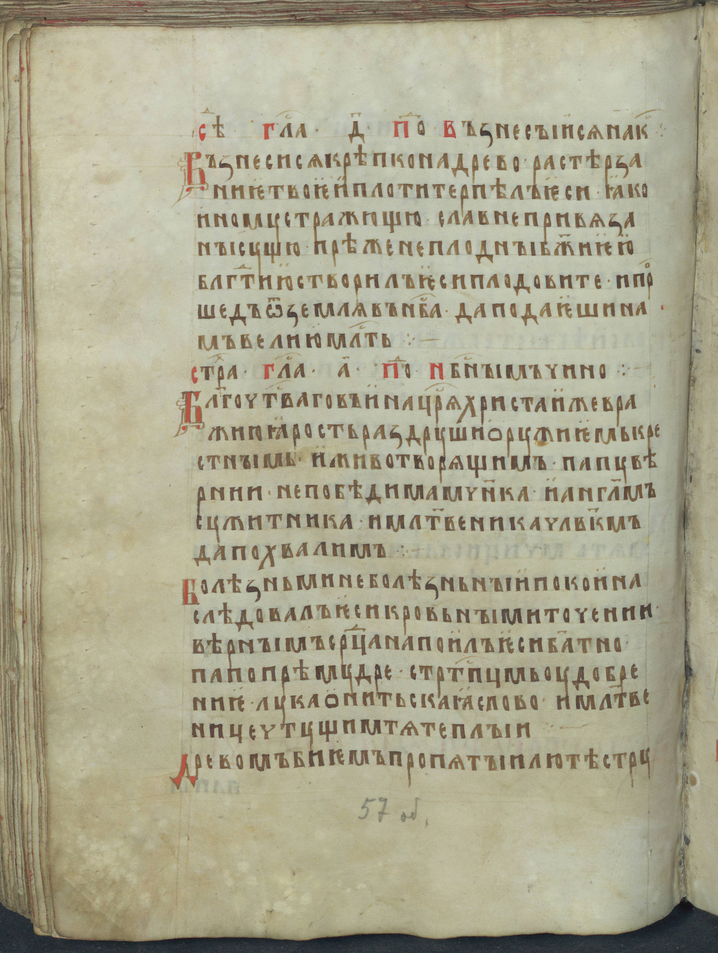
#> input picture 2sem/results/1/input/198_115.png, 718 x 953 px, shrunk from 3050 x 4050 before the run; its folder holds 4 pictures in this run
$ python main.py
#> lines starting #> are read from the running program, lines starting #| are printed output that depends on the picture
### 2sem/results/lab_2.py
import numpy as np
import os
from PIL import Image

class Binarization:
    def __init__(self, input_array, output_path):
        self.data = {}
        self.output_path = output_path
        self.load_img(input_array, True)

    def load_img(self, path, is_folder):
#> called with path = '2sem/results/1/input', is_folder = True
        if is_folder:
            for filename in os.listdir(path):
                if filename.endswith(('.png', '.bmp')):
                    image_path = os.path.join(path, filename)
                    self.data[filename] = Image.open(image_path)
        else:
            self.data[os.path.basename(path)] = Image.open(path)

    def show_img(self):
        for img in self.data:
            img.show()

    def array_toGrayScale(self):
        for name, img in self.data.items():
            np_img = np.array(img)
            gray_img = self.grayScale(np_img)
            output_image = Image.fromarray(gray_img)
            output_image.save(self.output_path+"/"+name)
#> this loop made 4 passes
#> name on passes 1 to 4: '198_115.png', '198_153.png', '198_267.png', '207_12.png'
#> pass 1, in array_toGrayScale, `gray_img = self.grayScale(np_img)`:
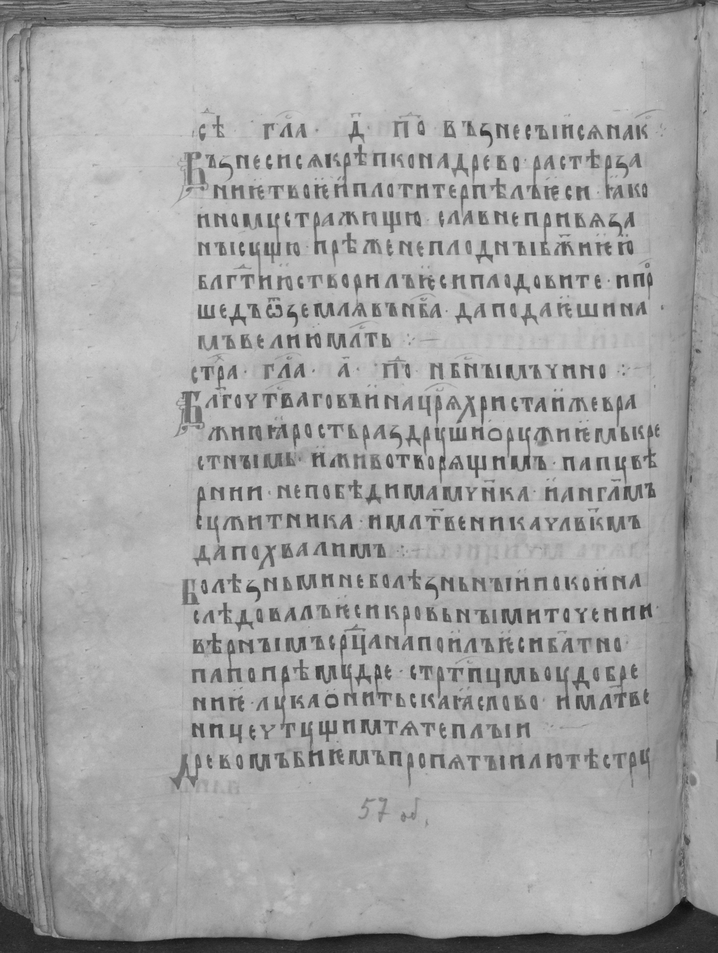
#> gray_img: shape (953, 718); min 14, max 213, mean 164.5
#> pass 2, in array_toGrayScale, `gray_img = self.grayScale(np_img)`:
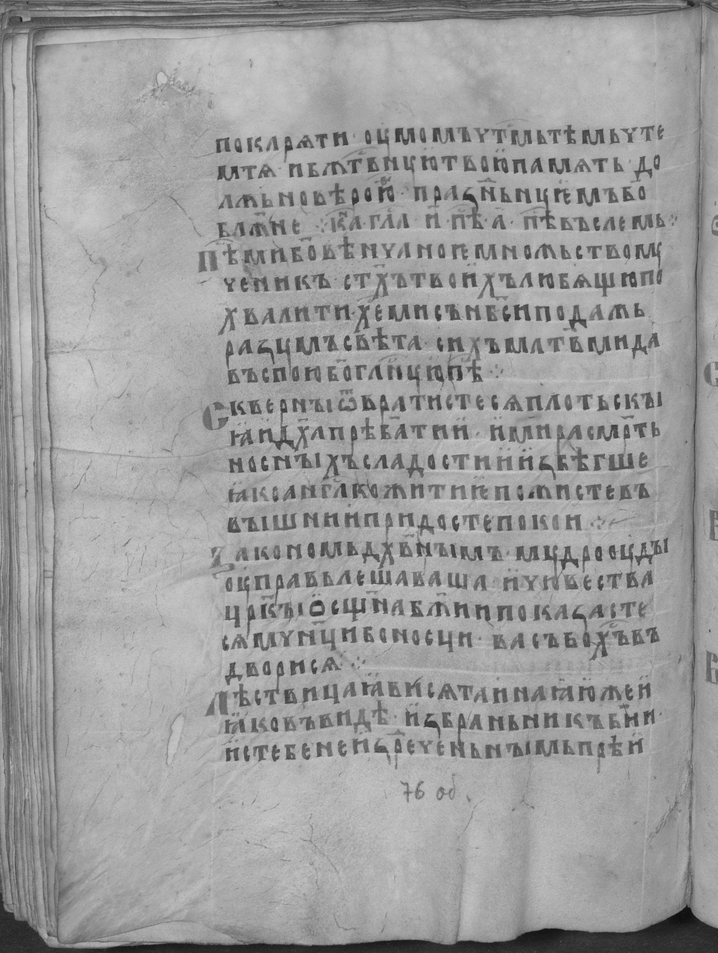
#> gray_img: shape (953, 718); min 13, max 208, mean 156.6
#> pass 3, in array_toGrayScale, `gray_img = self.grayScale(np_img)`:
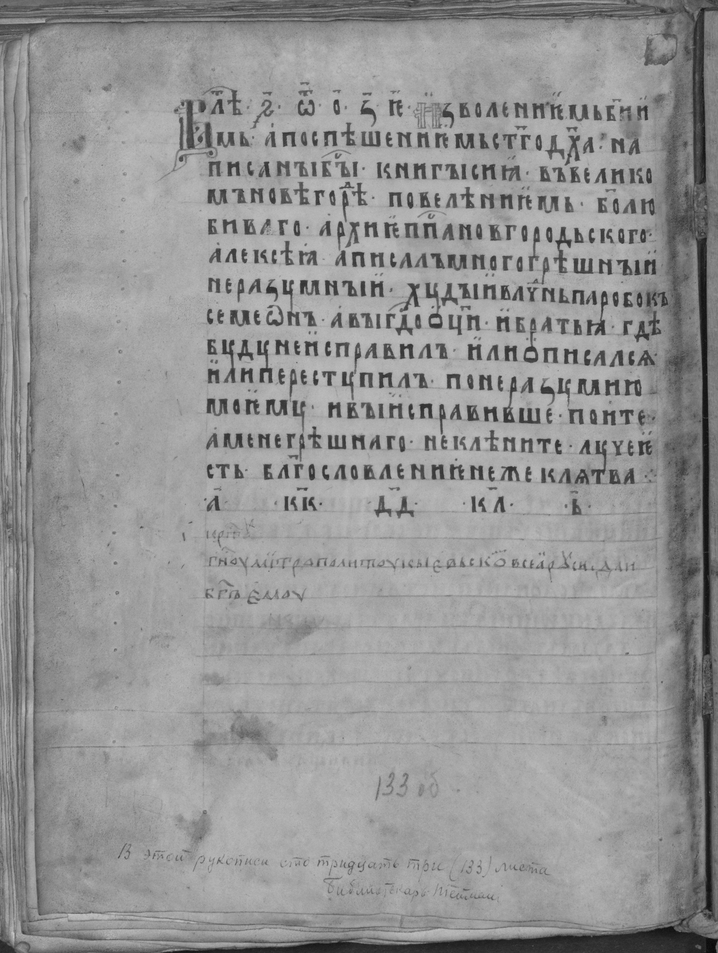
#> gray_img: shape (953, 718); min 10, max 202, mean 148.7
#> after the loop:
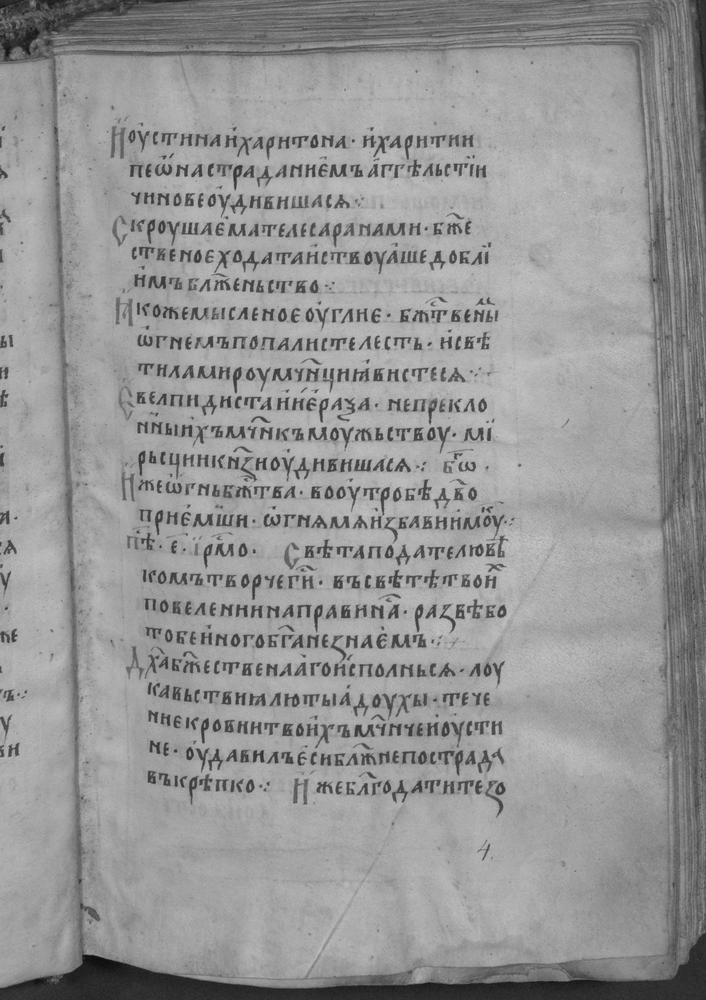
#> gray_img: shape (1000, 706); min 11, max 217, mean 149.3
#> after the loop:
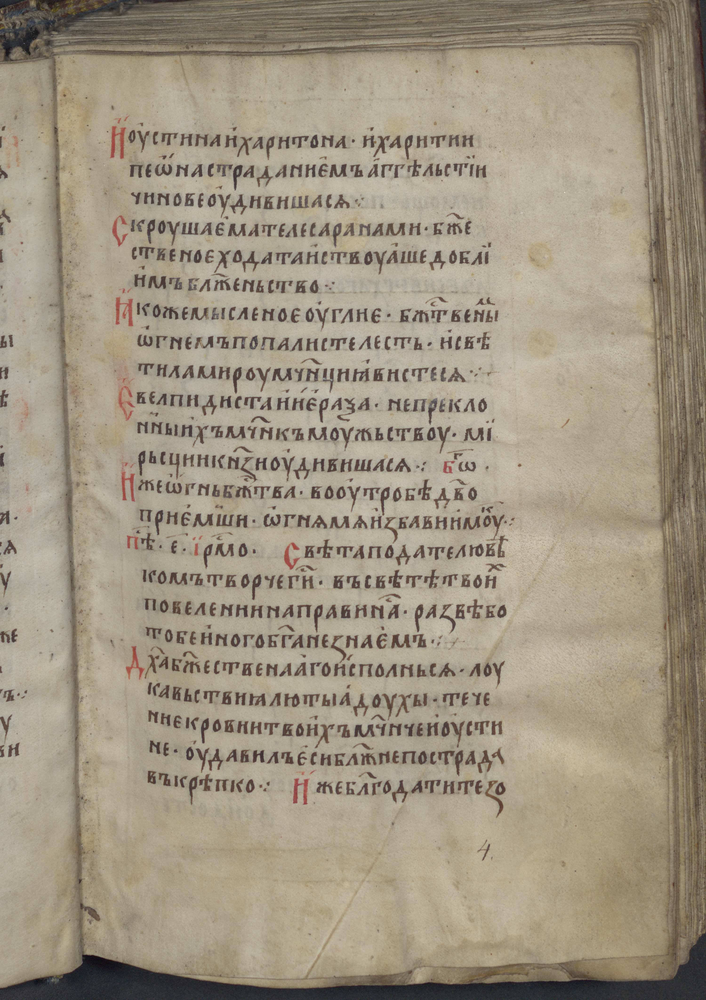
#> np_img: shape (1000, 706, 3); mean R, G, B 159.6, 148.4, 129.8

    def grayScale(self, np_img):
        return np.uint8(0.3 * np_img[:, :, 0] + 0.59 * np_img[:, :, 1] + 0.11 * np_img[:, :, 2])

    # [52 lines left out: functions calc_mean_and_std_matrix, niBlack_binarization, binarize, not called in this run]

### 2sem/results/1/main.py
import sys
import os
current = os.path.dirname(os.path.realpath(__file__))
parent = os.path.dirname(current)
sys.path.append(parent)
import lab_2

def main():
    input_path = os.path.dirname(os.path.realpath(__file__))+"/input"
    output_path = os.path.dirname(os.path.realpath(__file__))+"/output"
    agent = lab_2.Binarization(input_path, output_path)
    agent.array_toGrayScale()

if __name__ == '__main__':
    main()
